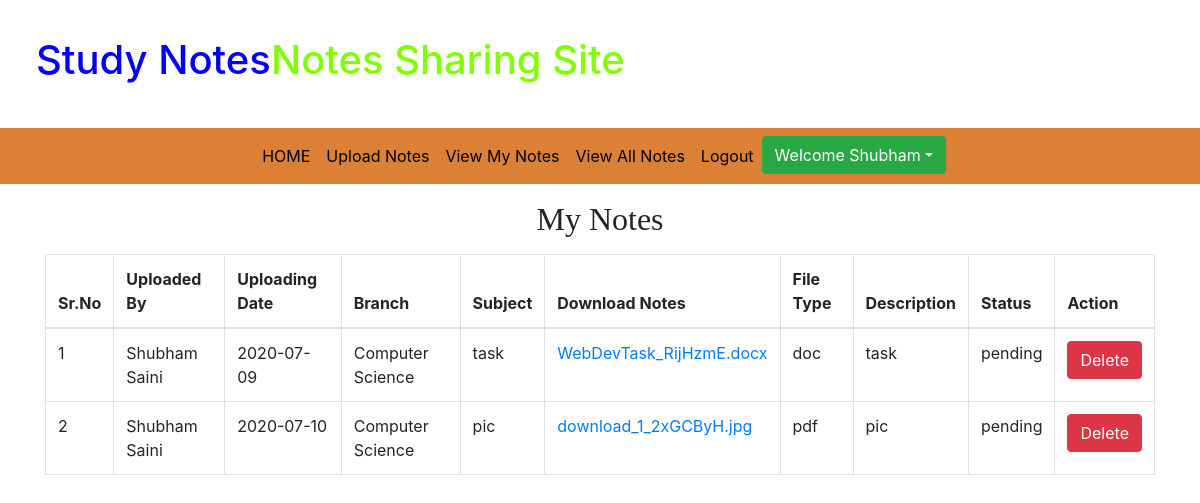
The app's page /viewmy_notes/ (signed in), older data.
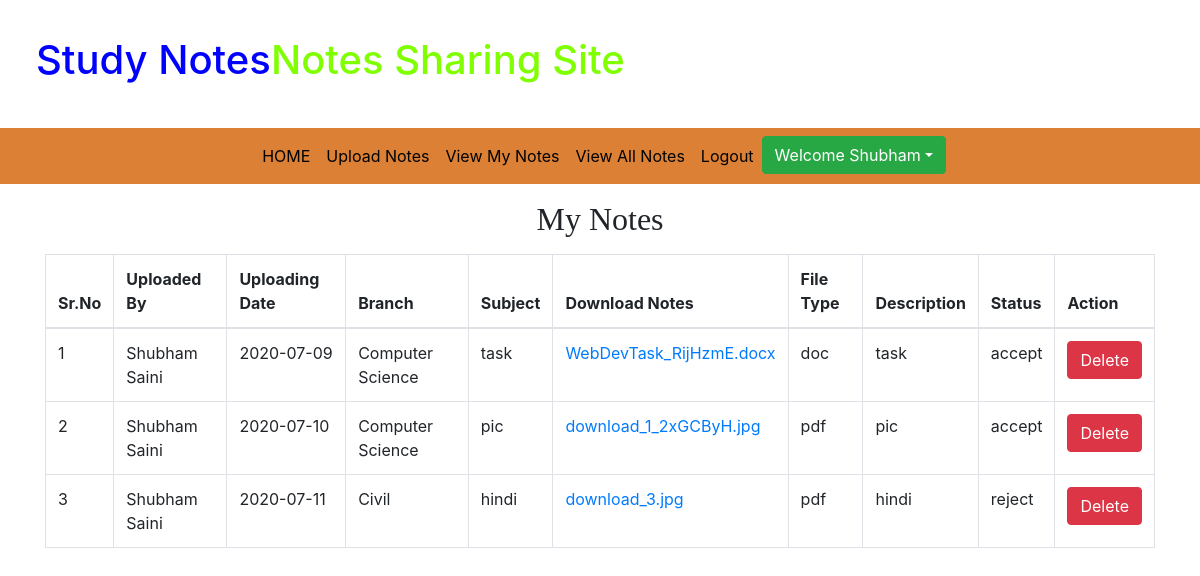
The same page, newer data.
### app/models.py (models this page shows, shortened)
class Notes(models.Model):
    user = models.ForeignKey(User, on_delete=models.CASCADE, null=True)
    uploading_date = models.CharField(max_length=10, null=True)
    branch = models.CharField(max_length=30)
    subject = models.CharField(max_length=20)
    notesfile = models.FileField()
    filetype = models.CharField(max_length=30,null=True)
    description = models.CharField(max_length=300,null=True)
    status = models.CharField(max_length=15,null=True)

### app/views.py (the view)
# urls.py: path('viewmy_notes/', viewmy_notes, name = 'viewmy_notes'),
def viewmy_notes(request):
    if not request.user.is_authenticated:
        return redirect('user_login')
    user = User.objects.get(id=request.user.id)
    notes = Notes.objects.filter(user=user)
    d = {'notes': notes}
    return render(request, 'viewmy_notes.html',d)

### app/templates/viewmy_notes.html
{% extends 'user_navigation.html' %}
{% load static %}
{% block body %}
<div class="container text-center mt-3" style="font-family: cursive">
    <h2>My Notes</h2>
</div>
<div class="container mt-3">
    <table class="table table-bordered">
        <thead>
            <tr>
                <th>Sr.No</th>
                <th>Uploaded By</th>
                <th>Uploading Date</th>
                <th>Branch</th>
                <th>Subject</th>
                <th>Download Notes</th>
                <th>File Type</th>
                <th>Description</th>
                <th>Status</th>
                <th>Action</th>
            </tr>
        </thead>
        <tbody>
            {% for i in notes %}
            <tr>
                <td>{{forloop.counter}}</td>
                <td>{{i.user.first_name}} {{i.user.last_name}}</td>
                <td>{{i.uploading_date}}</td>
                <td>{{i.branch}}</td>
                <td>{{i.subject}}</td>
                <td><a href="{{i.notesfile.url}}" download>{{i.notesfile}}</a></td>
                <td>{{i.filetype}}</td>
                <td>{{i.description}}</td>
                <td>{{i.status}}</td>
                <td><a class="btn btn-danger" href="{% url 'deletemy_notes' i.id %}" onclick="return confirm('Are you sure you want to delete')">Delete</a>
                </td>
            </tr>
            {% endfor %}
        </tbody>
    </table>
</div>
{% endblock %}

Row changes from the older to the newer data that the page shows:
changed Notes "task": status "pending" → "accept"
changed Notes "pic": status "pending" → "accept"
added Notes: user.first_name "Shubham", user.last_name "Saini", uploading_date "2020-07-11", branch "Civil", subject "hindi", notesfile "download_3.jpg", filetype "pdf", description "hindi", status "reject"
